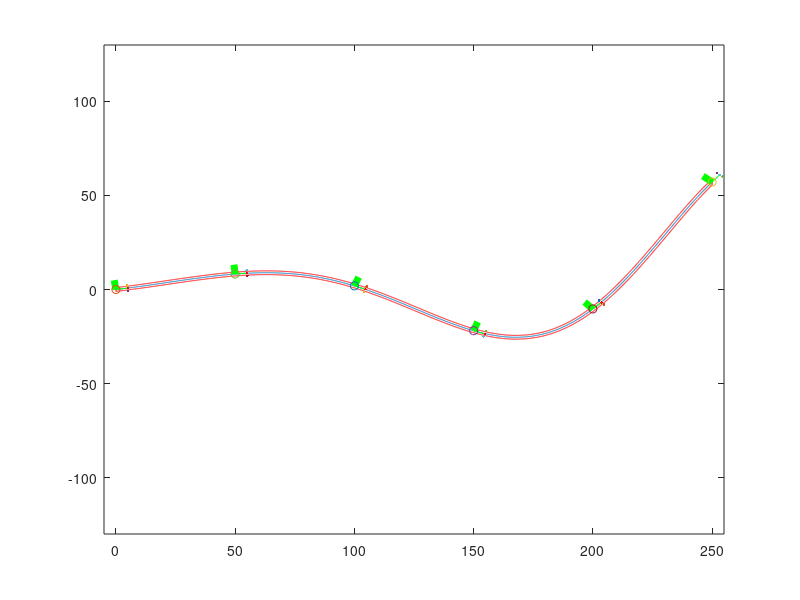

Write MATLAB code to recreate this figure.
 t = (0 : .1 : 250);
 t1 = (250 : -.1 : 0);
 D1 = 5;
 D2 = 1.5;
%PLOT MIDDLE LINE
    n = 1;
    for q = 0 : .1  : 250;
        x(n) = 5*exp(.01*q)*sin(.03*q);
        n = n+1;
    end
    figure(1)
    plot(t,x)
    hold on

%PLOT BOTTOM LINE
    n = 2501;
    for q = 0 : .1  : 250;
        x1(n) = 5*exp(.01*q)*sin(.03*q) - 1/cos(atan(exp(.01*q)*(.05*sin(.03*q)+.15*cos(.03*q))));
        n = n-1;
    end
    %plot(t1,x1,'r')
    

%PLOT TOP LINE
    n = 1;
    for q = 0 : .1  : 250;
        x2(n) = 5*exp(.01*q)*sin(.03*q) + 1/cos(atan(exp(.01*q)*(.05*sin(.03*q)+.15*cos(.03*q))));
        n = n+1;
    end

    %plot(t,x2, 'r')
    
    polyX(1:2501) = x2;
    polyX(2502:5002) = x1;
    polyX(5003) = x2(1);
    
    polyT(1:2501) = t;
    polyT(2502:5002) = t1;
    polyT(5003) = t(1);
    
    plot(polyT,polyX,'r');
    
%PLOT CART ORIENTATION
for q = 1 : 500 : 2501
    cartXX = t(q) + D1*cos(atan(exp(.01*t(q))*(.05*sin(.03*t(q))+.15*cos(.03*t(q)))));
    cartXY = x(q) + D1*sin(atan(exp(.01*t(q))*(.05*sin(.03*t(q))+.15*cos(.03*t(q)))));

    cartYY = x(q) + D1*cos(atan(exp(.01*t(q))*(.05*sin(.03*t(q))+.15*cos(.03*t(q)))));
    cartYX = t(q) - D1*sin(atan(exp(.01*t(q))*(.05*sin(.03*t(q))+.15*cos(.03*t(q)))));
    
    leftXSensorX = cartXX - D2*sin(atan(exp(.01*t(q))*(.05*sin(.03*t(q))+.15*cos(.03*t(q)))));
    leftXSensorY = cartXY + D2*cos(atan(exp(.01*t(q))*(.05*sin(.03*t(q))+.15*cos(.03*t(q)))));
    rightXSensorX = cartXX + D2*sin(atan(exp(.01*t(q))*(.05*sin(.03*t(q))+.15*cos(.03*t(q)))));
    rightXSensorY = cartXY - D2*cos(atan(exp(.01*t(q))*(.05*sin(.03*t(q))+.15*cos(.03*t(q)))));
    ySensorX = cartXX;
    ySensorY = cartXY;

    plot([t(q) cartXX],[x(q) cartXY],'g',[t(q) cartYX],[x(q) cartYY],'g','LineWidth', 5)
    plot(t(q),x(q),'o')
    
    in1 = inpolygon(leftXSensorX,leftXSensorY,polyT,polyX);
    in2 = inpolygon(rightXSensorX,rightXSensorY,polyT,polyX);
    in3 = inpolygon(ySensorX,ySensorY,polyT,polyX);    
    
    if in1 == 1
        left = '.r';
    else
        left = '.';
    end
    
    if in2 == 1
        right = '.r';
    else
        right = '.';
    end
    
    if in3 == 1
        ySens = '.r';
    else
        ySens = '.';
    end
    plot(leftXSensorX,leftXSensorY,left)
    plot(rightXSensorX,rightXSensorY,right)
    plot(ySensorX,ySensorY,ySens)
end

    axis([-5 255 -130 130]);
    hold off
